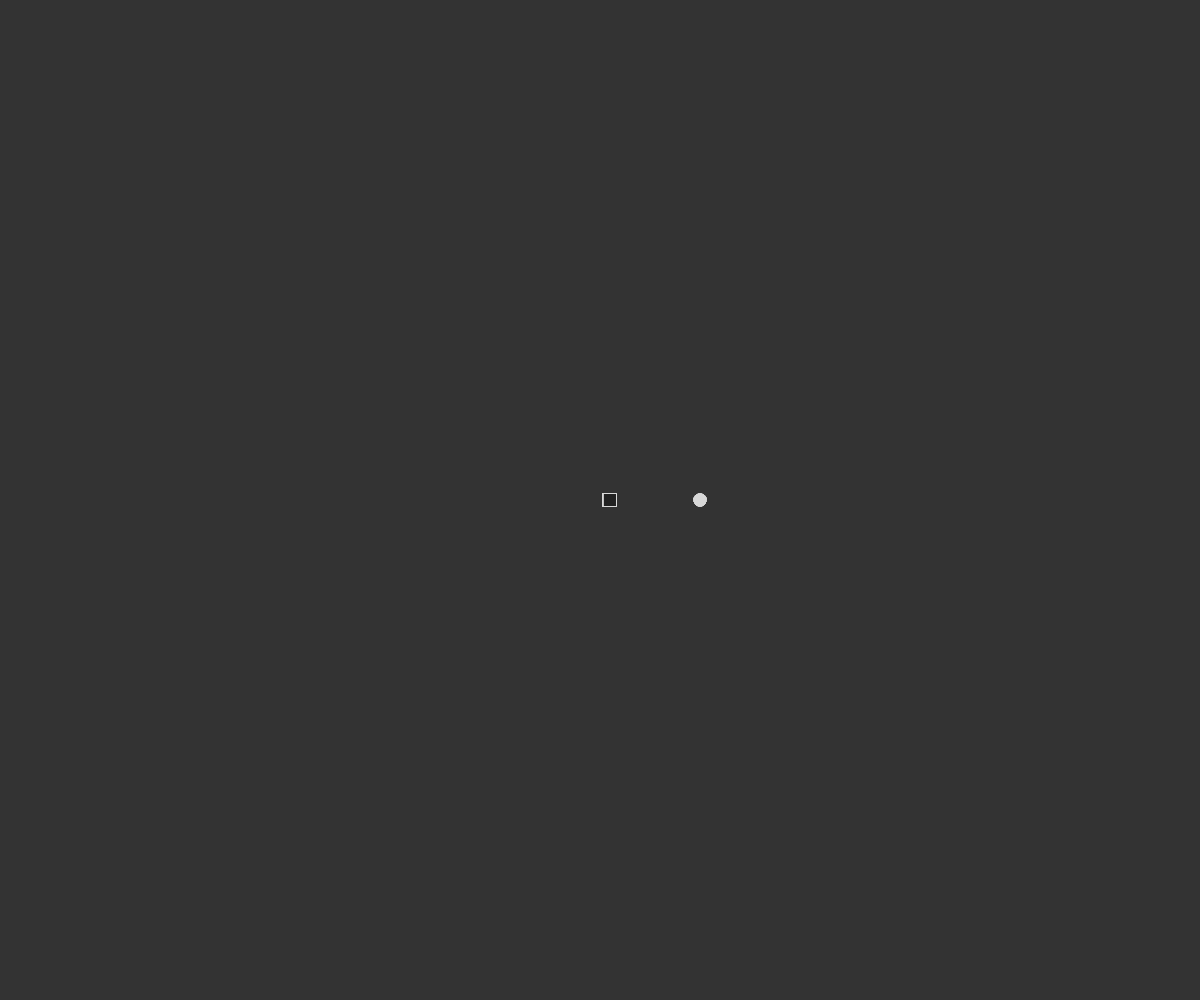
Frame 1 (no input)
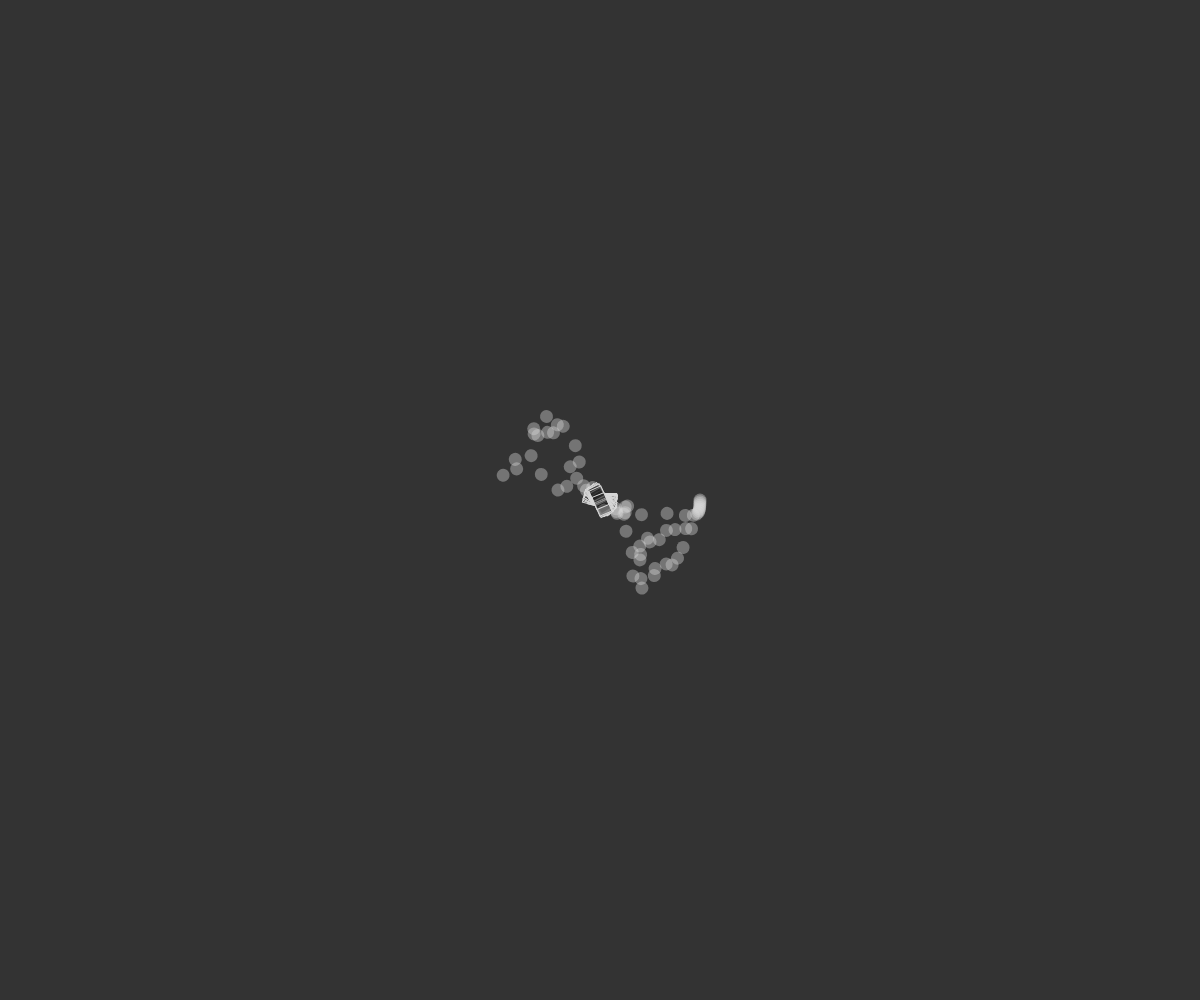
Frame 60 (no input)
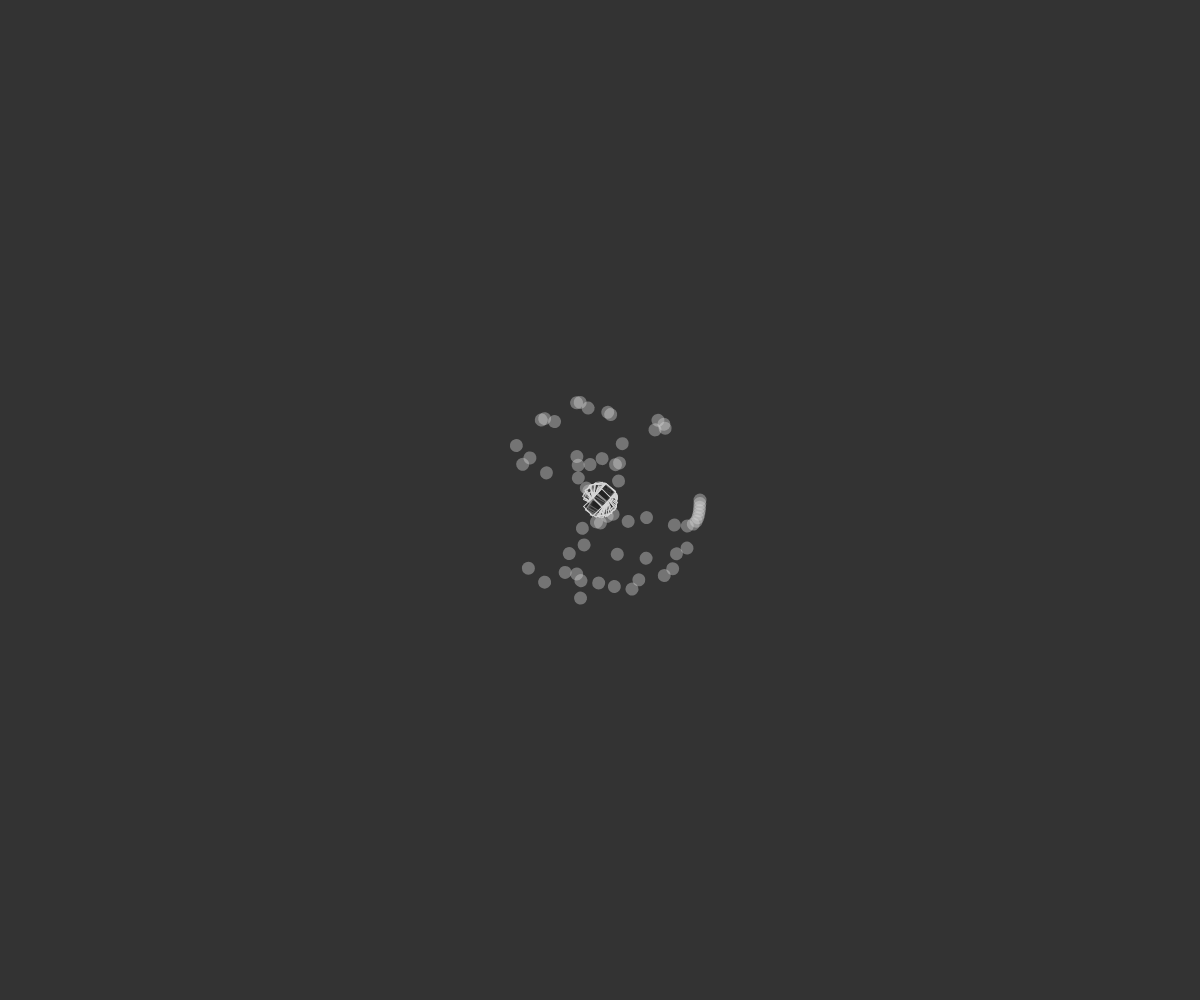
Frame 120 (the mouse pressed at the canvas centre since frame 60)

The p5.js sketch that drew these frames (run headless with seeded random() and noise() and a simulated clock; from frame 60 on, the mouse is pressed at the canvas centre):

// p5.js sketch
// ── sketch.js
let incr = 0,
	phase,
	mult;

function setup() {
	createCanvas(windowWidth, windowHeight);
	rectMode(CENTER);
	noStroke();
	mult = 33;
}

function draw() {
	background(51);
	phase = 33;
	for (let i = 0; i <= TWO_PI; i += PI / 33) {
		push();
		translate(windowWidth >> 1, windowHeight >> 1);
		rotate(i * incr);
		fill(217, 100);
		ellipse(cos(incr / phase) * 100, 0, 13, 13);
		fill(33, 100);
		stroke(217);
		rect(cos(incr / phase) * 10, 0, 13, 13);
		pop();
		phase /= (PI / 2);
	}
	incr += 0.005 / (PI / 2);
}

function windowResized() {
	resizeCanvas(windowWidth, windowHeight);
}
